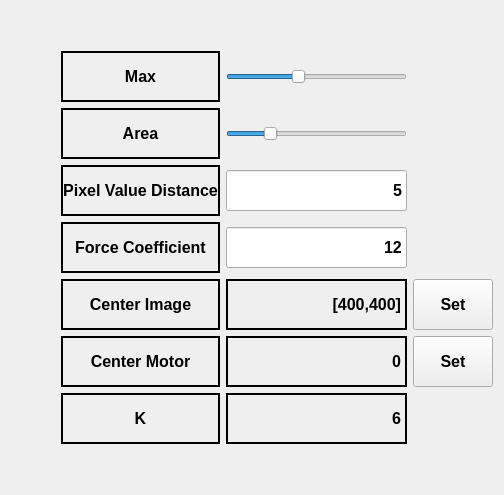
                <widget class="QWidget" name="tab_8">
                 <attribute name="title">
                  <string>image processing</string>
                 </attribute>
                 <layout class="QGridLayout" name="gridLayout_14">
                  <item row="3" column="0">
                   <spacer name="horizontalSpacer_7">
                    <property name="orientation">
                     <enum>Qt::Horizontal</enum>
                    </property>
                    <property name="sizeType">
                     <enum>QSizePolicy::Fixed</enum>
                    </property>
                    <property name="sizeHint" stdset="0">
                     <size>
                      <width>50</width>
                      <height>20</height>
                     </size>
                    </property>
                   </spacer>
                  </item>
                  <item row="4" column="2">
                   <widget class="QLineEdit" name="lineEdit_d_to_f">
                    <property name="minimumSize">
                     <size>
                      <width>181</width>
                      <height>41</height>
                     </size>
                    </property>
                    <property name="font">
                     <font>
                      <pointsize>12</pointsize>
                      <weight>75</weight>
                      <bold>true</bold>
                     </font>
                    </property>
                    <property name="text">
                     <string>12</string>
                    </property>
                    <property name="alignment">
                     <set>Qt::AlignRight|Qt::AlignTrailing|Qt::AlignVCenter</set>
                    </property>
                   </widget>
                  </item>
                  <item row="9" column="2">
                   <spacer name="verticalSpacer_2">
                    <property name="orientation">
                     <enum>Qt::Vertical</enum>
                    </property>
                    <property name="sizeHint" stdset="0">
                     <size>
                      <width>20</width>
                      <height>40</height>
                     </size>
                    </property>
                   </spacer>
                  </item>
                  <item row="3" column="3">
                   <spacer name="horizontalSpacer_6">
                    <property name="orientation">
                     <enum>Qt::Horizontal</enum>
                    </property>
                    <property name="sizeHint" stdset="0">
                     <size>
                      <width>40</width>
                      <height>20</height>
                     </size>
                    </property>
                   </spacer>
                  </item>
                  <item row="4" column="1">
                   <widget class="QLabel" name="label_force">
                    <property name="minimumSize">
                     <size>
                      <width>124</width>
                      <height>51</height>
                     </size>
                    </property>
                    <property name="font">
                     <font>
                      <pointsize>12</pointsize>
                      <weight>75</weight>
                      <bold>true</bold>
                     </font>
                    </property>
                    <property name="frameShape">
                     <enum>QFrame::Box</enum>
                    </property>
                    <property name="frameShadow">
                     <enum>QFrame::Plain</enum>
                    </property>
                    <property name="lineWidth">
                     <number>2</number>
                    </property>
                    <property name="midLineWidth">
                     <number>0</number>
                    </property>
                    <property name="text">
                     <string>Force Coefficient</string>
                    </property>
                    <property name="textFormat">
                     <enum>Qt::AutoText</enum>
                    </property>
                    <property name="alignment">
                     <set>Qt::AlignCenter</set>
                    </property>
                    <property name="wordWrap">
                     <bool>false</bool>
                    </property>
                    <property name="margin">
                     <number>0</number>
                    </property>
                   </widget>
                  </item>
                  <item row="5" column="3">
                   <widget class="QPushButton" name="pushButton_CenterSet">
                    <property name="sizePolicy">
                     <sizepolicy hsizetype="Fixed" vsizetype="Expanding">
                      <horstretch>0</horstretch>
                      <verstretch>0</verstretch>
                     </sizepolicy>
                    </property>
                    <property name="minimumSize">
                     <size>
                      <width>51</width>
                      <height>51</height>
                     </size>
                    </property>
                    <property name="font">
                     <font>
                      <pointsize>12</pointsize>
                      <weight>75</weight>
                      <bold>true</bold>
                     </font>
                    </property>
                    <property name="text">
                     <string>Set</string>
                    </property>
                   </widget>
                  </item>
                  <item row="0" column="2">
                   <spacer name="verticalSpacer_3">
                    <property name="orientation">
                     <enum>Qt::Vertical</enum>
                    </property>
                    <property name="sizeHint" stdset="0">
                     <size>
                      <width>20</width>
                      <height>40</height>
                     </size>
                    </property>
                   </spacer>
                  </item>
                  <item row="5" column="1">
                   <widget class="QLabel" name="label_2">
                    <property name="minimumSize">
                     <size>
                      <width>124</width>
                      <height>51</height>
                     </size>
                    </property>
                    <property name="font">
                     <font>
                      <pointsize>12</pointsize>
                      <weight>75</weight>
                      <bold>true</bold>
                     </font>
                    </property>
                    <property name="frameShape">
                     <enum>QFrame::Box</enum>
                    </property>
                    <property name="lineWidth">
                     <number>2</number>
                    </property>
                    <property name="text">
                     <string>Center Image</string>
                    </property>
                    <property name="alignment">
                     <set>Qt::AlignCenter</set>
                    </property>
                   </widget>
                  </item>
                  <item row="5" column="2">
                   <widget class="QLabel" name="label_Center">
                    <property name="sizePolicy">
                     <sizepolicy hsizetype="Expanding" vsizetype="Expanding">
                      <horstretch>0</horstretch>
                      <verstretch>0</verstretch>
                     </sizepolicy>
                    </property>
                    <property name="minimumSize">
                     <size>
                      <width>181</width>
                      <height>51</height>
                     </size>
                    </property>
                    <property name="font">
                     <font>
                      <pointsize>12</pointsize>
                      <weight>75</weight>
                      <bold>true</bold>
                     </font>
                    </property>
                    <property name="frameShape">
                     <enum>QFrame::Box</enum>
                    </property>
                    <property name="lineWidth">
                     <number>2</number>
                    </property>
                    <property name="text">
                     <string>[400,400]</string>
                    </property>
                    <property name="alignment">
                     <set>Qt::AlignRight|Qt::AlignTrailing|Qt::AlignVCenter</set>
                    </property>
                   </widget>
                  </item>
                  <item row="3" column="1">
                   <widget class="QLabel" name="label_pix">
                    <property name="minimumSize">
                     <size>
                      <width>124</width>
                      <height>51</height>
                     </size>
                    </property>
                    <property name="font">
                     <font>
                      <pointsize>12</pointsize>
                      <weight>75</weight>
                      <bold>true</bold>
                     </font>
                    </property>
                    <property name="frameShape">
                     <enum>QFrame::Box</enum>
                    </property>
                    <property name="frameShadow">
                     <enum>QFrame::Plain</enum>
                    </property>
                    <property name="lineWidth">
                     <number>2</number>
                    </property>
                    <property name="midLineWidth">
                     <number>0</number>
                    </property>
                    <property name="text">
                     <string>Pixel Value Distance</string>
                    </property>
                    <property name="textFormat">
                     <enum>Qt::AutoText</enum>
                    </property>
                    <property name="alignment">
                     <set>Qt::AlignCenter</set>
                    </property>
                    <property name="wordWrap">
                     <bool>false</bool>
                    </property>
                    <property name="margin">
                     <number>0</number>
                    </property>
                   </widget>
                  </item>
                  <item row="2" column="1">
                   <widget class="QLabel" name="label_area">
                    <property name="minimumSize">
                     <size>
                      <width>124</width>
                      <height>51</height>
                     </size>
                    </property>
                    <property name="font">
                     <font>
                      <pointsize>12</pointsize>
                      <weight>75</weight>
                      <bold>true</bold>
                     </font>
                    </property>
                    <property name="frameShape">
                     <enum>QFrame::Box</enum>
                    </property>
                    <property name="frameShadow">
                     <enum>QFrame::Plain</enum>
                    </property>
                    <property name="lineWidth">
                     <number>2</number>
                    </property>
                    <property name="midLineWidth">
                     <number>0</number>
                    </property>
                    <property name="text">
                     <string>Area</string>
                    </property>
                    <property name="textFormat">
                     <enum>Qt::AutoText</enum>
                    </property>
                    <property name="alignment">
                     <set>Qt::AlignCenter</set>
                    </property>
                    <property name="wordWrap">
                     <bool>false</bool>
                    </property>
                    <property name="margin">
                     <number>0</number>
                    </property>
                   </widget>
                  </item>
                  <item row="8" column="2">
                   <widget class="QLabel" name="label_K_value">
                    <property name="minimumSize">
                     <size>
                      <width>181</width>
                      <height>51</height>
                     </size>
                    </property>
                    <property name="font">
                     <font>
                      <pointsize>12</pointsize>
                      <weight>75</weight>
                      <bold>true</bold>
                     </font>
                    </property>
                    <property name="frameShape">
                     <enum>QFrame::Box</enum>
                    </property>
                    <property name="frameShadow">
                     <enum>QFrame::Plain</enum>
                    </property>
                    <property name="lineWidth">
                     <number>2</number>
                    </property>
                    <property name="midLineWidth">
                     <number>0</number>
                    </property>
                    <property name="text">
                     <string>6</string>
                    </property>
                    <property name="textFormat">
                     <enum>Qt::AutoText</enum>
                    </property>
                    <property name="alignment">
                     <set>Qt::AlignRight|Qt::AlignTrailing|Qt::AlignVCenter</set>
                    </property>
                    <property name="wordWrap">
                     <bool>false</bool>
                    </property>
                    <property name="margin">
                     <number>0</number>
                    </property>
                   </widget>
                  </item>
                  <item row="1" column="2">
                   <widget class="QSlider" name="horizontalSlider_max">
                    <property name="minimumSize">
                     <size>
                      <width>181</width>
                      <height>41</height>
                     </size>
                    </property>
                    <property name="maximum">
                     <number>255</number>
                    </property>
                    <property name="value">
                     <number>100</number>
                    </property>
                    <property name="orientation">
                     <enum>Qt::Horizontal</enum>
                    </property>
                   </widget>
                  </item>
                  <item row="8" column="1">
                   <widget class="QLabel" name="label_k">
                    <property name="sizePolicy">
                     <sizepolicy hsizetype="Preferred" vsizetype="Fixed">
                      <horstretch>0</horstretch>
                      <verstretch>0</verstretch>
                     </sizepolicy>
                    </property>
                    <property name="minimumSize">
                     <size>
                      <width>124</width>
                      <height>51</height>
                     </size>
                    </property>
                    <property name="font">
                     <font>
                      <pointsize>12</pointsize>
                      <weight>75</weight>
                      <bold>true</bold>
                     </font>
                    </property>
                    <property name="frameShape">
                     <enum>QFrame::Box</enum>
                    </property>
                    <property name="frameShadow">
                     <enum>QFrame::Plain</enum>
                    </property>
                    <property name="lineWidth">
                     <number>2</number>
                    </property>
                    <property name="midLineWidth">
                     <number>0</number>
                    </property>
                    <property name="text">
                     <string>K</string>
                    </property>
                    <property name="textFormat">
                     <enum>Qt::AutoText</enum>
                    </property>
                    <property name="alignment">
                     <set>Qt::AlignCenter</set>
                    </property>
                    <property name="wordWrap">
                     <bool>false</bool>
                    </property>
                    <property name="margin">
                     <number>0</number>
                    </property>
                   </widget>
                  </item>
                  <item row="2" column="2">
                   <widget class="QSlider" name="horizontalSlider_area">
                    <property name="minimumSize">
                     <size>
                      <width>181</width>
                      <height>41</height>
                     </size>
                    </property>
                    <property name="minimum">
                     <number>10000</number>
                    </property>
                    <property name="maximum">
                     <number>100000</number>
                    </property>
                    <property name="singleStep">
                     <number>500</number>
                    </property>
                    <property name="pageStep">
                     <number>5000</number>
                    </property>
                    <property name="value">
                     <number>30000</number>
                    </property>
                    <property name="orientation">
                     <enum>Qt::Horizontal</enum>
                    </property>
                   </widget>
                  </item>
                  <item row="3" column="2">
                   <widget class="QLineEdit" name="lineEdit_p_to_d">
                    <property name="minimumSize">
                     <size>
                      <width>181</width>
                      <height>41</height>
                     </size>
                    </property>
                    <property name="font">
                     <font>
                      <pointsize>12</pointsize>
                      <weight>75</weight>
                      <bold>true</bold>
                     </font>
                    </property>
                    <property name="text">
                     <string>5</string>
                    </property>
                    <property name="alignment">
                     <set>Qt::AlignRight|Qt::AlignTrailing|Qt::AlignVCenter</set>
                    </property>
                   </widget>
                  </item>
                  <item row="1" column="1">
                   <widget class="QLabel" name="label_max">
                    <property name="minimumSize">
                     <size>
                      <width>121</width>
                      <height>51</height>
                     </size>
                    </property>
                    <property name="font">
                     <font>
                      <pointsize>12</pointsize>
                      <weight>75</weight>
                      <bold>true</bold>
                     </font>
                    </property>
                    <property name="frameShape">
                     <enum>QFrame::Box</enum>
                    </property>
                    <property name="frameShadow">
                     <enum>QFrame::Plain</enum>
                    </property>
                    <property name="lineWidth">
                     <number>2</number>
                    </property>
                    <property name="midLineWidth">
                     <number>0</number>
                    </property>
                    <property name="text">
                     <string>Max</string>
                    </property>
                    <property name="textFormat">
                     <enum>Qt::AutoText</enum>
                    </property>
                    <property name="alignment">
                     <set>Qt::AlignCenter</set>
                    </property>
                    <property name="wordWrap">
                     <bool>false</bool>
                    </property>
                    <property name="margin">
                     <number>0</number>
                    </property>
                   </widget>
                  </item>
                  <item row="6" column="3">
                   <widget class="QPushButton" name="pushButton_CenterSet_Motor2">
                    <property name="sizePolicy">
                     <sizepolicy hsizetype="Fixed" vsizetype="Expanding">
                      <horstretch>0</horstretch>
                      <verstretch>0</verstretch>
                     </sizepolicy>
                    </property>
                    <property name="minimumSize">
                     <size>
                      <width>51</width>
                      <height>51</height>
                     </size>
                    </property>
                    <property name="font">
                     <font>
                      <pointsize>12</pointsize>
                      <weight>75</weight>
                      <bold>true</bold>
                     </font>
                    </property>
                    <property name="text">
                     <string>Set</string>
                    </property>
                   </widget>
                  </item>
                  <item row="6" column="2">
                   <widget class="QLabel" name="label_Center_2">
                    <property name="sizePolicy">
                     <sizepolicy hsizetype="Expanding" vsizetype="Expanding">
                      <horstretch>0</horstretch>
                      <verstretch>0</verstretch>
                     </sizepolicy>
                    </property>
                    <property name="minimumSize">
                     <size>
                      <width>181</width>
                      <height>51</height>
                     </size>
                    </property>
                    <property name="font">
                     <font>
                      <pointsize>12</pointsize>
                      <weight>75</weight>
                      <bold>true</bold>
                     </font>
                    </property>
                    <property name="frameShape">
                     <enum>QFrame::Box</enum>
                    </property>
                    <property name="lineWidth">
                     <number>2</number>
                    </property>
                    <property name="text">
                     <string>0</string>
                    </property>
                    <property name="alignment">
                     <set>Qt::AlignRight|Qt::AlignTrailing|Qt::AlignVCenter</set>
                    </property>
                   </widget>
                  </item>
                  <item row="6" column="1">
                   <widget class="QLabel" name="label_3">
                    <property name="minimumSize">
                     <size>
                      <width>124</width>
                      <height>51</height>
                     </size>
                    </property>
                    <property name="font">
                     <font>
                      <pointsize>12</pointsize>
                      <weight>75</weight>
                      <bold>true</bold>
                     </font>
                    </property>
                    <property name="frameShape">
                     <enum>QFrame::Box</enum>
                    </property>
                    <property name="lineWidth">
                     <number>2</number>
                    </property>
                    <property name="text">
                     <string>Center Motor</string>
                    </property>
                    <property name="alignment">
                     <set>Qt::AlignCenter</set>
                    </property>
                   </widget>
                  </item>
                 </layout>
                </widget>
